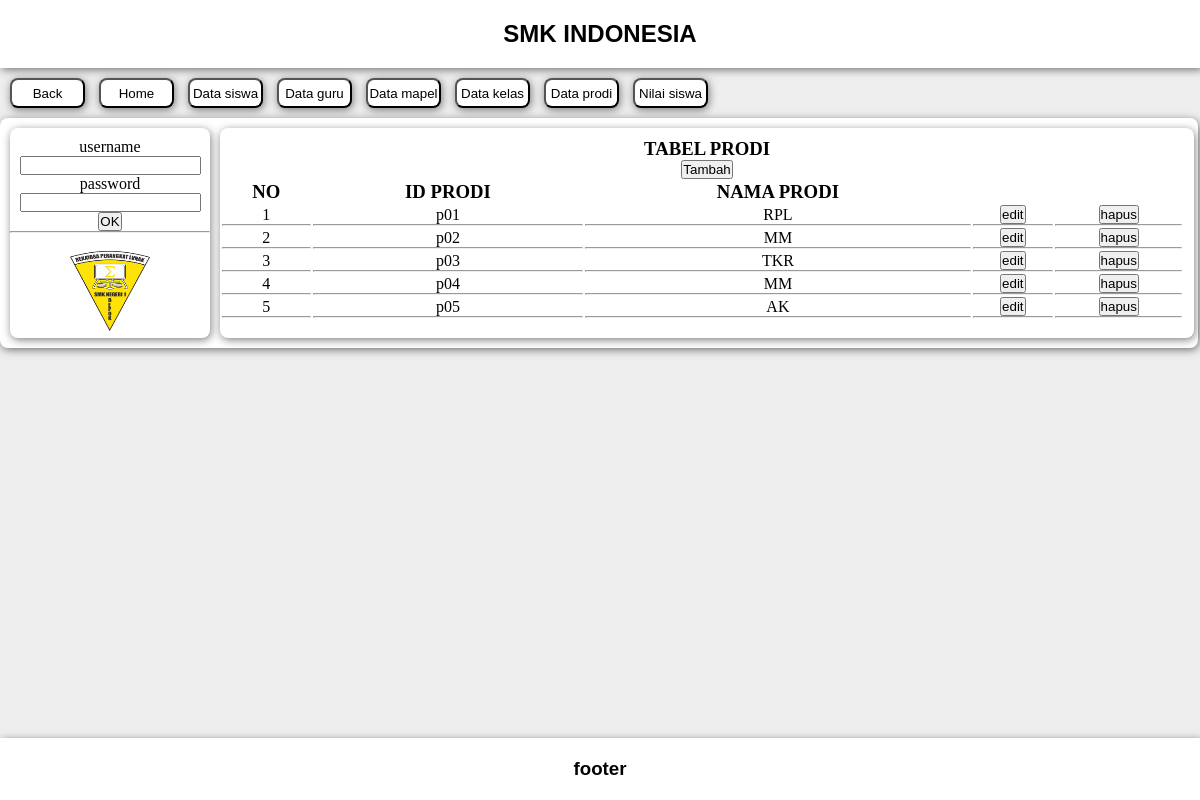
/aplikasi/admin/data_prodi.php, run on the app's committed database.
### tables this page shows
CREATE TABLE `tb_prodi` (
  `id_prodi` varchar(15) NOT NULL,
  `nama_prodi` varchar(30) NOT NULL
);

### aplikasi/admin/data_prodi.php (the view, shortened to what this page needs)
<?php
 include "koneksi.php";
?>
<!DOCTYPE html>
<html>
<head>
	<link rel="stylesheet" type="text/css" href="style2.css">
</head>
<body>
<nav>
	<h1>SMK INDONESIA</h1>
</nav>
<a href="../index.php"><input type="button" value="Back" class="cardnav"></a>
<a href="home.php"><input type="button" value="Home" class="cardnav"></a>
<a href="data_siswa.php"><input type="button" value="Data siswa" class="cardnav"></a>
<a href="data_guru.php"><input type="button" value="Data guru" class="cardnav"></a>
<a href="data_mapel.php"><input type="button" value="Data mapel" class="cardnav"></a>
<a href="data_kelas.php"><input type="button" value="Data kelas" class="cardnav"></a>
<a href="data_prodi.php"><input type="button" value="Data prodi" class="cardnav"></a>
<a href="nilai_siswa.php"><input type="button" value="Nilai siswa" class="cardnav"></a>
<div class="formcard">
<div class="formcard2">
	<form action="cek_login.php" method="POST">
		<label>username</label><br>
		<input type="text" name="username"><br>
		<label>password</label><br>
		<input type="password" name="password"><br>
		<input type="submit" value="OK">
	<br>
	<hr>
	<br>
	<img src="../img/RPL.jpg" width="80px" height="80px">
	</form>
</div>
<div class="formcard3">
		<h3 align="center">TABEL PRODI</h3>
	<a href="tambah_prodi.php"><input type="button" value="Tambah"></a>
	<table class="tabel">
		<tr>
			<th><h3>NO</h3></th>
			<th><h3>ID PRODI</h3></th>
			<th><h3>NAMA PRODI</h3></th>
			<th></th>
		</tr>
<?php
 $no=1;
 $sql="SELECT * FROM tb_prodi";
 $query=mysqli_query($db_link, $sql);
 while ($data = mysqli_fetch_array($query))
 {
?>
		<tr align="center">
			<td><?php echo $no ;?><hr></td>
			<td><?php echo "$data[id_prodi]" ;?><hr></td>
			<td><?php echo "$data[nama_prodi]" ;?><hr></td>
			<td><a href="edit_prodi.php?id_prodi=<?php echo $data['id_prodi'];?>"><input type="button" value="edit"></a><hr></td>
			<td><a href="hapus_prodi.php?id_prodi=<?php echo $data['id_prodi'];?>"><input type="button" value="hapus"></a><hr></td>
			<?php $no++;
		}
		?>
		</tr>
	</table>
</div>
</div>
</body>
<footer>
	<h3>footer</h3>
</footer>
</html>

### aplikasi/admin/style2.css (style rules this page uses)
* { margin: 0px; padding: 0px; }
nav { padding-top: 20px; padding-bottom: 20px; text-align: center; font-family: sans-serif; box-shadow: 2px 2px 8px rgba(0, 0, 0, 0.5); background-color: white; }
body { background-color: #eee; }
footer { padding-top: 20px; padding-bottom: 20px; text-align: center; font-family: sans-serif; box-shadow: 2px 2px 8px rgba(0, 0, 0, 0.5); background-color: white; width: 100%; bottom: 0; position: absolute; }
.tabel { width: 99%; text-align: center; }
.cardnav { border-radius: 8px; box-shadow: 1px 2px 8px rgba(0, 0, 0, 0.5); width: 75px; height: 30px; text-align: center; background-color: white; margin: 10px 0px 10px 10px; }
.formcard { border-radius: 8px; box-shadow: 1px 2px 8px rgba(0, 0, 0, 0.5); height: 50%; width: 99%; display: flex; text-align: center; padding-top: 10px; padding-bottom: 10px; padding-left: 10px; background-color: white; }
.formcard2 { border-radius: 8px; box-shadow: 1px 2px 8px rgba(0, 0, 0, 0.5); width: 200px; height: 200px; padding-top: 10px; }
.formcard3 { border-radius: 8px; box-shadow: 1px 2px 8px rgba(0, 0, 0, 0.5); width: 82%; height: 200px; padding-top: 10px; margin-left: 10px; }

### data on the page
tb_prodi: id_prodi "p01", nama_prodi "RPL"
tb_prodi: id_prodi "p02", nama_prodi "MM"
tb_prodi: id_prodi "p03", nama_prodi "TKR"
tb_prodi: id_prodi "p04", nama_prodi "MM"
tb_prodi: id_prodi "p05", nama_prodi "AK"
